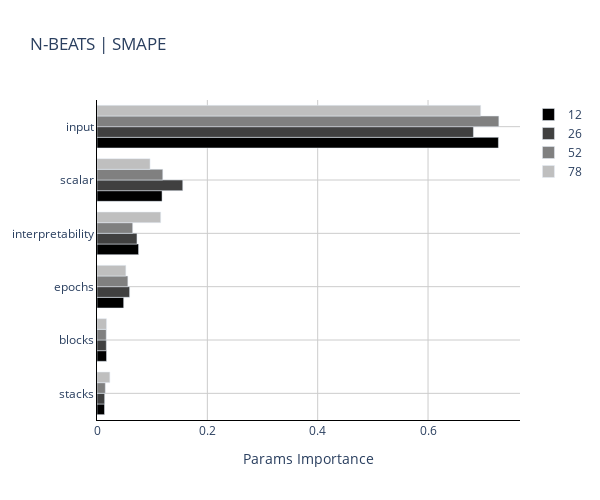

Here is the notebook cell this chart was saved with:
### Code cell
def plot_hyperparams_importance(metric='smape', nhits=True, type='poll'):

    if nhits:
        model = 'N-HiTS'
        params_importance = joblib.load(r'Results\Params Importance\Params_Importance_NHITS')
    else:
        model = 'N-BEATS'
        params_importance = joblib.load(r'Results\Params Importance\Params_Importance_NBEATS')

    hyperparams_sum = {}
    hyperparams_count = {}
    hyper_results = pd.DataFrame()

    if (type == 'poll'): concat = ['o3','no2','co','pm10','pm25']
    else: concat = ['12','26','52','78']

    for concat in concat:
        for pollutant_h, item in params_importance.items():
            for metric_, hyperparams in item.items():

                if (concat in pollutant_h) and (metric_ == metric):

                    for key, value in hyperparams.items():
                        if key not in hyperparams_sum:
                            hyperparams_sum[key] = 0
                            hyperparams_count[key] = 0
                        hyperparams_sum[key] += value
                        hyperparams_count[key] += 1

        mean_hyperparams = {key: hyperparams_sum[key] / hyperparams_count[key] for key in hyperparams_sum}
        hyper_results = pd.concat([hyper_results, pd.DataFrame(mean_hyperparams, index=[f'{concat}'])])
    
    hyper_results = hyper_results.rename(columns={
        'input_size':'input',
        'n_freq_downsample':'downsample',
        'n_pool_kernel_size':'kernel',
        'local_scalar_type':'scalar',
        'n_blocks':'blocks',
        'n_stacks':'stacks',
        'max_steps':'epochs',
    })

    fig = go.Figure()
    colors = [
        "#000000",  # Black
        "#404040",  # Dark Gray
        "#808080",  # Medium Gray
        "#BFBFBF",  # Light Gray
        "#D9D9D9",  # Light Silver
    ]
    sorted_hyper_results = hyper_results.T
    sorted_hyper_results["mean"] = sorted_hyper_results.mean(axis=1)  # Add mean column
    sorted_hyper_results = sorted_hyper_results.sort_values(by="mean", ascending=True).drop(columns=["mean"])

    # Add a bar for each hyperparameter
    for idx, hyperparameter in enumerate(sorted_hyper_results.columns):
    # for hyperparameter in sorted_hyper_results.columns:
        fig.add_trace(
            go.Bar(
                y=sorted_hyper_results.index,  # Pollutants on the y-axis
                x=sorted_hyper_results[hyperparameter],  # Values on the x-axis
                name=hyperparameter,  # Name of the hyperparameter
                marker=dict(color=colors[idx % len(colors)]),  # Assign colors
                orientation="h",  # Horizontal bars
            )
        )

    # Update layout
    fig.update_layout(
        title="Hyperparameter Importance by Pollutant",
        xaxis_title="Importance",
        yaxis_title="Pollutant",
        barmode="group",  # Stack the bars
        legend_title="Hyperparameters",
    )

    main_layout(fig, title=f'{model} | {metric.upper()}', x='Params Importance', width=600, height=500)
    # Show the plot
    return fig

plot_hyperparams_importance(metric='smape', nhits=False, type='h')

### Figure 1 — Plotly figure (JSON) as saved in the notebook; plotly's stock layout.template omitted (floating-point values rounded to 4 significant figures)
{"data": [{"hovertemplate": "x: %{x}<br>y: %{y}", "marker": {"color": "#000000"}, "name": "12", "orientation": "h", "type": "bar", "x": [0.01362, 0.01729, 0.04832, 0.07532, 0.1179, 0.7275], "y": ["stacks", "blocks", "epochs", "interpretability", "scalar", "input"]}, {"hovertemplate": "x: %{x}<br>y: %{y}", "marker": {"color": "#404040"}, "name": "26", "orientation": "h", "type": "bar", "x": [0.01386, 0.0169, 0.05912, 0.07247, 0.1554, 0.6822], "y": ["stacks", "blocks", "epochs", "interpretability", "scalar", "input"]}, {"hovertemplate": "x: %{x}<br>y: %{y}", "marker": {"color": "#808080"}, "name": "52", "orientation": "h", "type": "bar", "x": [0.01507, 0.01678, 0.05593, 0.06466, 0.1192, 0.7284], "y": ["stacks", "blocks", "epochs", "interpretability", "scalar", "input"]}, {"hovertemplate": "x: %{x}<br>y: %{y}", "marker": {"color": "#BFBFBF"}, "name": "78", "orientation": "h", "type": "bar", "x": [0.02331, 0.01731, 0.0523, 0.1155, 0.09617, 0.6955], "y": ["stacks", "blocks", "epochs", "interpretability", "scalar", "input"]}], "layout": {"height": 500, "paper_bgcolor": "white", "plot_bgcolor": "white", "title": {"text": "N-BEATS | SMAPE"}, "width": 600, "xaxis": {"gridcolor": "#cccccc", "linecolor": "black", "title": {"text": "Params Importance"}}, "yaxis": {"gridcolor": "#cccccc", "linecolor": "black"}}}
